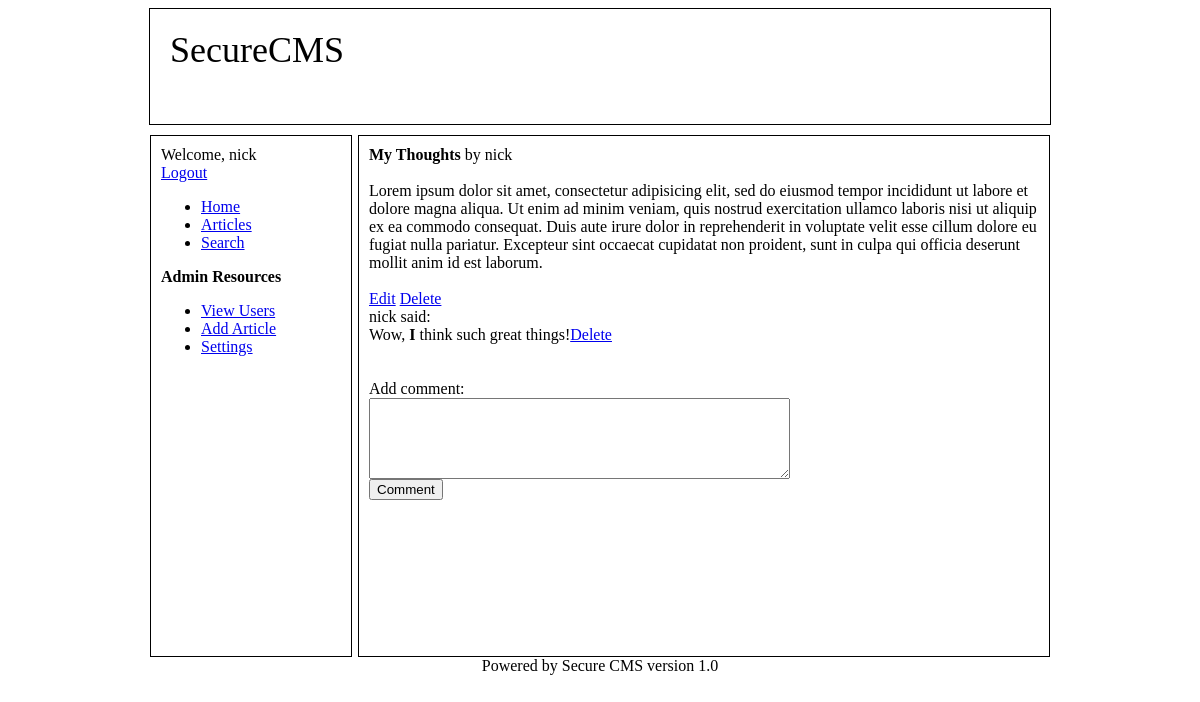
The app's page /index.php?page=view_article&article_id=6 (signed in) with its own data.
### tables this page shows
CREATE TABLE `settings` (
  `site_name` varchar(64) NOT NULL,
  `welcome` blob NOT NULL
);

CREATE TABLE `article` (
  `id` int(11) NOT NULL AUTO_INCREMENT,
  `author_id` int(11) NOT NULL,
  `date` timestamp NOT NULL DEFAULT '0000-00-00 00:00:00' ON UPDATE CURRENT_TIMESTAMP,
  `title` varchar(128) NOT NULL,
  `content` blob NOT NULL,
  PRIMARY KEY (`id`)
);

CREATE TABLE `users` (
  `id` int(11) NOT NULL AUTO_INCREMENT,
  `user_name` varchar(64) NOT NULL,
  `password` varchar(64) NOT NULL,
  `join_date` timestamp NOT NULL DEFAULT '0000-00-00 00:00:00' ON UPDATE CURRENT_TIMESTAMP,
  `is_admin` tinyint(1) NOT NULL,
  `email` varchar(128) NOT NULL,
  PRIMARY KEY (`id`)
);

CREATE TABLE `comments` (
  `id` int(11) NOT NULL AUTO_INCREMENT,
  `user_id` int(11) NOT NULL,
  `time` date NOT NULL,
  `article_id` int(11) NOT NULL,
  `comment` blob NOT NULL,
  PRIMARY KEY (`id`)
);

### view_article.php (the view, shortened to what this page needs)
<?
$articleid = $_GET['article_id'];
$result = mysqli_query($con,"SELECT * FROM article,users WHERE article.author_id=users.id AND article.id='$articleid'");
while($row = mysqli_fetch_array($result)){
	echo "<b>" . $row['title'] . "</b> by " . $row['user_name'] . "<br/><br/>";
	echo nl2br($row['content']);
	echo "<br/><br/>";
	if($_SESSION['is_admin'] == 1){
		echo "<a href='index.php?page=edit_article&article_id=" . $articleid . "'>Edit</a> ";
		echo "<a href='index.php?page=delete_article&article_id=" . $articleid . "'>Delete</a>";
	}
}
echo "<br/>";
include ("view_comments.php");
if(isset($_SESSION['username'])){
	echo "<br/>Add comment:<br/>";
}
else {
 echo "Please login to comment.";
}
?>

### header.php (shortened to what this page needs)
<?
$host = "localhost";
$user = "root";
$pwd = "1";
$db = "SecureCMS";
$con=mysqli_connect($host,$user,$pwd,$db);
?>
<!DOCTYPE html PUBLIC "-//W3C//DTD XHTML 1.0 Transitional//EN" "http://www.w3.org/TR/xhtml1/DTD/xhtml1-transitional.dtd">
<html xmlns="http://www.w3.org/1999/xhtml">
<link rel="stylesheet" type="text/css" href="styles.css"/>
<head>
<?
$result = mysqli_query($con,"SELECT * FROM settings");
$site_name = "";
while($row = mysqli_fetch_array($result)){
    $site_name =  $row['site_name'];
}
?>
<div class="header"><? echo $site_name; ?></div>
</head>
<body>
<div class="bigcontainer">
<div class="sidebar">
  <? include "login.php" ?>
  <ul>
    <li><a href="index.php">Home</a></li>
    <li><a href="index.php?page=articles">Articles</a></li>
    <li><a href="index.php?page=search">Search</a></li>
  </ul>
<?
if($_SESSION['is_admin'] == 1){
?>
  <b>Admin Resources</b>
  <ul>
    <li><a href="index.php?page=view_users">View Users</a></li>
    <li><a href="index.php?page=add_article">Add Article</a></li>
    <li><a href="index.php?page=edit_settings">Settings</a></li>
  </ul>
<?
}
?>
</div>
<div class="container">

### view_comments.php
<?
$result = mysqli_query($con,"SELECT comments.id as cid,comment,user_name,time FROM comments,users WHERE comments.user_id=users.id AND comments.article_id='$articleid'");
while($row = mysqli_fetch_array($result)){
	echo $row['user_name'] . " said:<br/>" . nl2br($row['comment']);
	if($_SESSION['is_admin'] == 1){
	echo "<a href='index.php?page=delete_comment&comment_id=" . $row['cid'] . "'>Delete</a>";
	}
	echo "<br/><br/>";
}
?>

### styles.css (style rules this page uses)
.header { width:860px; margin-left:auto; margin-right:auto; height:75px; font-size:36px; margin-bottom:10px; position:relative; border-style:solid; border-width:1px; padding:20px; }
.sidebar { width:180px; height:100%; min-height:500px; border-style:solid; border-width:1px; float:left; position:relative; padding:10px; }
.container { width:670px; height:100%; min-height:500px; border-style:solid; border-width:1px; float:right; position:relative; padding:10px; }
.bigcontainer { width:900px; margin-left:auto; margin-right:auto; }

### records on screen
settings: site_name "SecureCMS"
article: title "My Thoughts", author.user_name "nick", content "Lorem ipsum dolor sit amet, consectetur adipisicing elit, sed do eiusmod tempor incididunt ut labore et dolore magna aliqua. Ut enim ad minim veniam, quis nostrud exercitation ullamco laboris nisi ut aliquip ex ea commodo consequat. Duis aute irure dolor in reprehenderit in voluptate velit esse cillum dolore eu fugiat nulla pariatur. Excepteur sint occaecat cupidatat non proident, sunt in culpa qui officia deserunt mollit anim id est laborum."
comments: user.user_name "nick", comment "Wow, I think such great things!"

### other values on screen
$_SESSION['username'] "nick"
